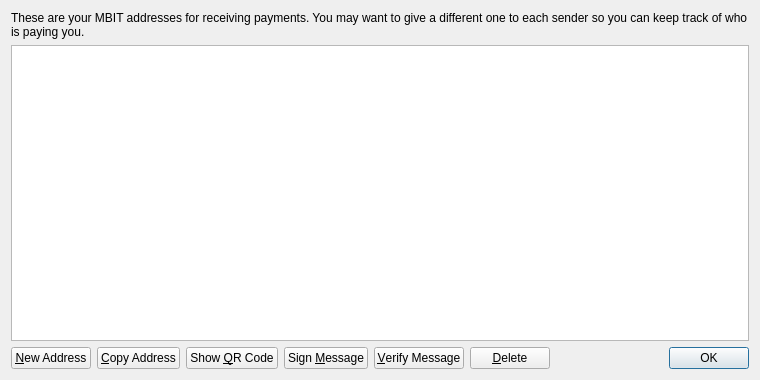
<?xml version="1.0" encoding="UTF-8"?>
<ui version="4.0">
 <class>AddressBookPage</class>
 <widget class="QWidget" name="AddressBookPage">
  <property name="geometry">
   <rect>
    <x>0</x>
    <y>0</y>
    <width>760</width>
    <height>380</height>
   </rect>
  </property>
  <property name="windowTitle">
   <string>Address Book</string>
  </property>
  <layout class="QVBoxLayout" name="verticalLayout">
   <item>
    <widget class="QLabel" name="labelExplanation">
     <property name="text">
      <string>These are your MBIT addresses for receiving payments. You may want to give a different one to each sender so you can keep track of who is paying you.</string>
     </property>
     <property name="textFormat">
      <enum>Qt::PlainText</enum>
     </property>
     <property name="wordWrap">
      <bool>true</bool>
     </property>
    </widget>
   </item>
   <item>
    <widget class="QTableView" name="tableView">
     <property name="contextMenuPolicy">
      <enum>Qt::CustomContextMenu</enum>
     </property>
     <property name="toolTip">
      <string>Double-click to edit address or label</string>
     </property>
     <property name="tabKeyNavigation">
      <bool>false</bool>
     </property>
     <property name="alternatingRowColors">
      <bool>true</bool>
     </property>
     <property name="selectionMode">
      <enum>QAbstractItemView::SingleSelection</enum>
     </property>
     <property name="selectionBehavior">
      <enum>QAbstractItemView::SelectRows</enum>
     </property>
     <property name="sortingEnabled">
      <bool>true</bool>
     </property>
     <attribute name="verticalHeaderVisible">
      <bool>false</bool>
     </attribute>
    </widget>
   </item>
   <item>
    <layout class="QHBoxLayout" name="horizontalLayout">
     <item>
      <widget class="QPushButton" name="newAddressButton">
       <property name="toolTip">
        <string>Create a new address</string>
       </property>
       <property name="text">
        <string>&amp;New Address</string>
       </property>
       <property name="icon">
        <iconset resource="../bitcoin.qrc">
         <normaloff>:/icons/add</normaloff>:/icons/add</iconset>
       </property>
      </widget>
     </item>
     <item>
      <widget class="QPushButton" name="copyToClipboard">
       <property name="toolTip">
        <string>Copy the currently selected address to the system clipboard</string>
       </property>
       <property name="text">
        <string>&amp;Copy Address</string>
       </property>
       <property name="icon">
        <iconset resource="../bitcoin.qrc">
         <normaloff>:/icons/editcopy</normaloff>:/icons/editcopy</iconset>
       </property>
      </widget>
     </item>
     <item>
      <widget class="QPushButton" name="showQRCode">
       <property name="text">
        <string>Show &amp;QR Code</string>
       </property>
       <property name="icon">
        <iconset resource="../bitcoin.qrc">
         <normaloff>:/icons/qrcode</normaloff>:/icons/qrcode</iconset>
       </property>
      </widget>
     </item>
     <item>
      <widget class="QPushButton" name="signMessage">
       <property name="toolTip">
        <string>Sign a message to prove you own a MBIT address</string>
       </property>
       <property name="text">
        <string>Sign &amp;Message</string>
       </property>
       <property name="icon">
        <iconset resource="../bitcoin.qrc">
         <normaloff>:/icons/edit</normaloff>:/icons/edit</iconset>
       </property>
      </widget>
     </item>
     <item>
      <widget class="QPushButton" name="verifyMessage">
       <property name="toolTip">
        <string>Verify a message to ensure it was signed with a specified MBIT address</string>
       </property>
       <property name="text">
        <string>&amp;Verify Message</string>
       </property>
       <property name="icon">
        <iconset resource="../bitcoin.qrc">
         <normaloff>:/icons/transaction_0</normaloff>:/icons/transaction_0</iconset>
       </property>
      </widget>
     </item>
     <item>
      <widget class="QPushButton" name="deleteButton">
       <property name="toolTip">
        <string>Delete the currently selected address from the list</string>
       </property>
       <property name="text">
        <string>&amp;Delete</string>
       </property>
       <property name="icon">
        <iconset resource="../bitcoin.qrc">
         <normaloff>:/icons/remove</normaloff>:/icons/remove</iconset>
       </property>
      </widget>
     </item>
     <item>
      <spacer name="horizontalSpacer">
       <property name="orientation">
        <enum>Qt::Horizontal</enum>
       </property>
       <property name="sizeHint" stdset="0">
        <size>
         <width>40</width>
         <height>20</height>
        </size>
       </property>
      </spacer>
     </item>
     <item>
      <widget class="QDialogButtonBox" name="buttonBox">
       <property name="sizePolicy">
        <sizepolicy hsizetype="Maximum" vsizetype="Fixed">
         <horstretch>0</horstretch>
         <verstretch>0</verstretch>
        </sizepolicy>
       </property>
       <property name="standardButtons">
        <set>QDialogButtonBox::Ok</set>
       </property>
      </widget>
     </item>
    </layout>
   </item>
  </layout>
 </widget>
 <resources>
  <include location="../bitcoin.qrc"/>
 </resources>
 <connections/>
</ui>
